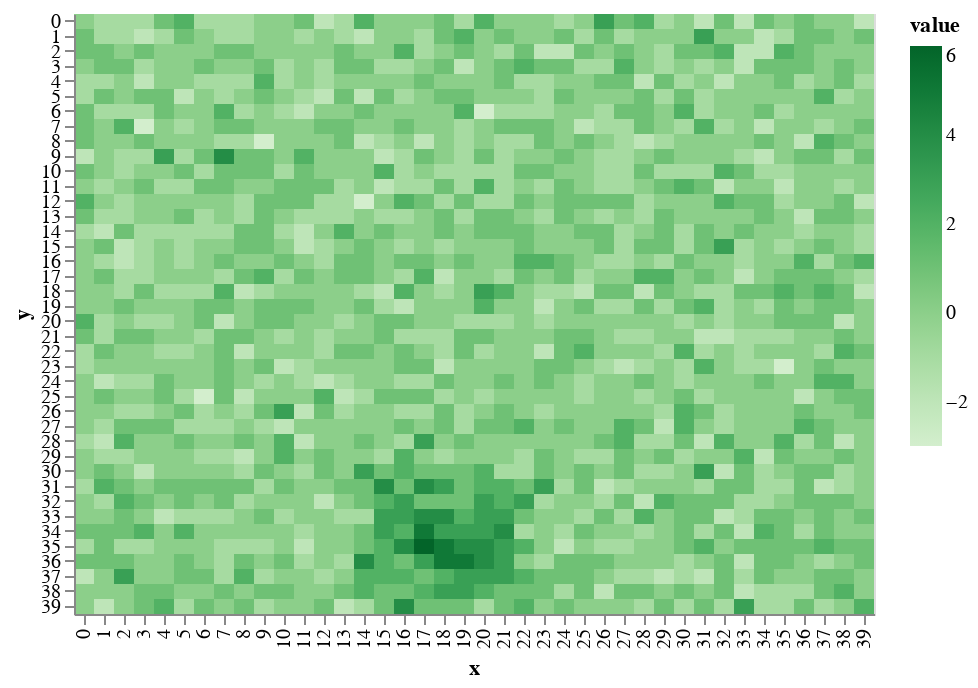

Write notebook code for a chart like this one.
### Markdown cell above
This makes a much more _natural_ looking mountain.

### Code cell
world.add_mountain(mdf)
draw.drawTerrainHeight(world.grid_elevation)

### Figure 1 — Vega-Lite specification as saved in the notebook (floating-point values rounded to 4 significant figures; data arrays with more than 128 entries replaced by an {"elided": "..."} marker saying what was removed)
{"$schema": "https://vega.github.io/schema/vega-lite/v2.6.0.json", "config": {"view": {"height": 300, "width": 400}}, "data": {"name": "data-8f26a1285cb8380f64c30faabb736676"}, "datasets": {"data-8f26a1285cb8380f64c30faabb736676": {"elided": "1600 records"}}, "encoding": {"color": {"field": "value", "scale": {"scheme": "greens"}, "type": "quantitative"}, "x": {"field": "x", "type": "ordinal"}, "y": {"field": "y", "type": "ordinal"}}, "mark": "rect"}
